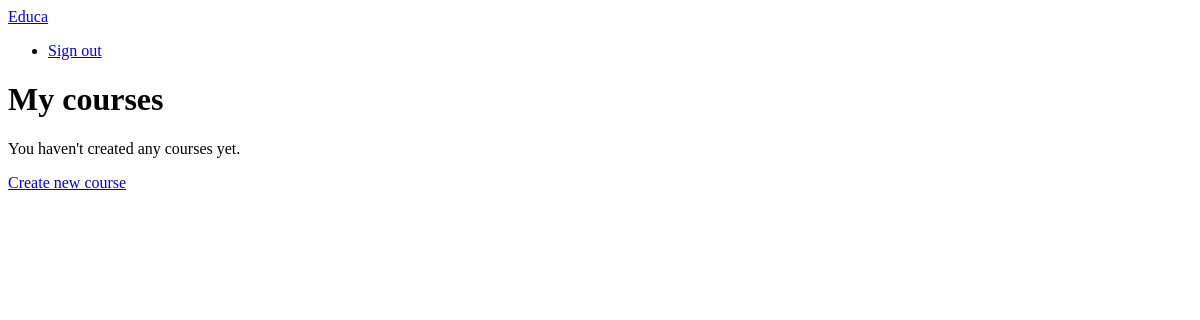
Before: /course/mine/ (signed in) with the older database file.
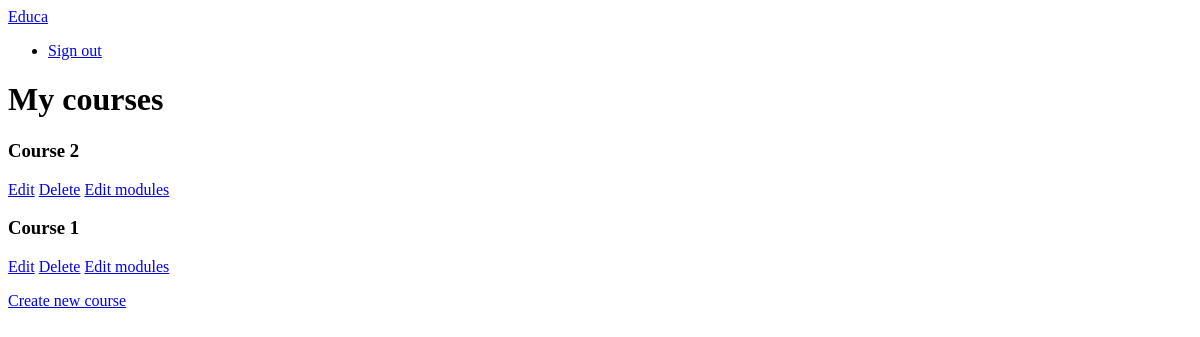
After: the same page with the newer database file.
### courses/models.py (models this page shows, shortened)
class Course(models.Model):
    owner = models.ForeignKey(User,related_name='courses_created',on_delete=models.CASCADE)
    subject = models.ForeignKey(Subject,related_name='courses',on_delete=models.CASCADE)
    title=models.CharField(max_length=200)
    slug=models.SlugField(max_length=200,unique=True)
    overview = models.TextField()
    created = models.DateTimeField(auto_now_add=True)
    class Meta:
        ordering = ['-created']

### courses/views.py (the view, shortened to what this page needs)
# urls.py: path('mine/',views.ManageCourseListView.as_view(),name='manage_course_list'),
class ManageCourseListView(ListView):
    model = Course
    template_name = 'courses/manage/course/list.html'

### courses/views.py (called while the page is built)
    def get_queryset(self):
        qs = super(OwnerMixin, self).get_queryset()
        return qs.filter(owner=self.request.user)

### courses/templates/courses/manage/course/list.html (shortened to what this page needs)
{%	extends	"base.html"	%}
{%	block	content	%}
<h1>My courses</h1>
<div class="module">
  {%	for	course	in	object_list	%}
  <div class="course-info">
    <h3>{{ course.title	}}</h3>
    <p>
      <a href="{%	url	"course_edit"	course.id	%}">Edit</a>
      <a href="{%	url	"course_delete"	course.id	%}">Delete</a>
      <a href="{%	url	"course_module_update"	course.id	%}">Edit modules</a>
    </p>
  </div>
  {%	empty	%}
  <p>You haven't created any courses yet.</p>
  {%	endfor	%}
  <p>
    <a href="{%	url	"course_create"	%}" class="button">Create new course</a>
  </p>
</div>
{%	endblock	%}

### courses/templates/base.html (shortened to what this page needs)
{%	load	staticfiles	%}
<!DOCTYPE html>
<html>
<head>
	<link href="{%	static	"css/base.css"	%}" rel="stylesheet">
</head>
<body>
	<div id="header">
		<a href="/" class="logo">Educa</a>
		<ul class="menu">
			{%	if	request.user.is_authenticated	%}
			<li><a href="{%	url	"logout"	%}">Sign out</a></li>
			{%	else	%}
			<li><a href="{%	url	"login"	%}">Sign in</a></li>
			{%	endif	%}
		</ul>
	</div>
	<div id="content">
		{%	block	content	%}
		{%	endblock	%}
	</div>
</body>
</html>

Changed rows visible on the page:
added Course: title "Course 2"
added Course: title "Course 1"
Other visible differences:
text no longer shown: "You haven't created any courses yet."
